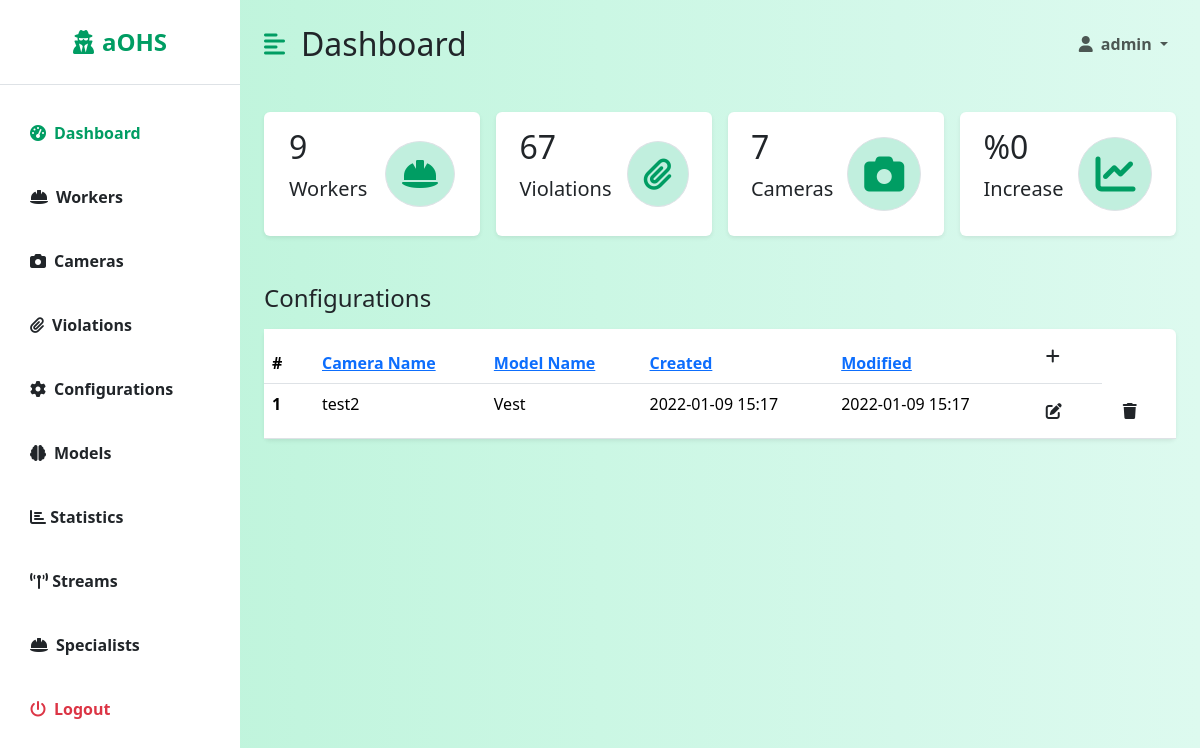
The app's page /dashboard/configurations/ (signed in), older data.
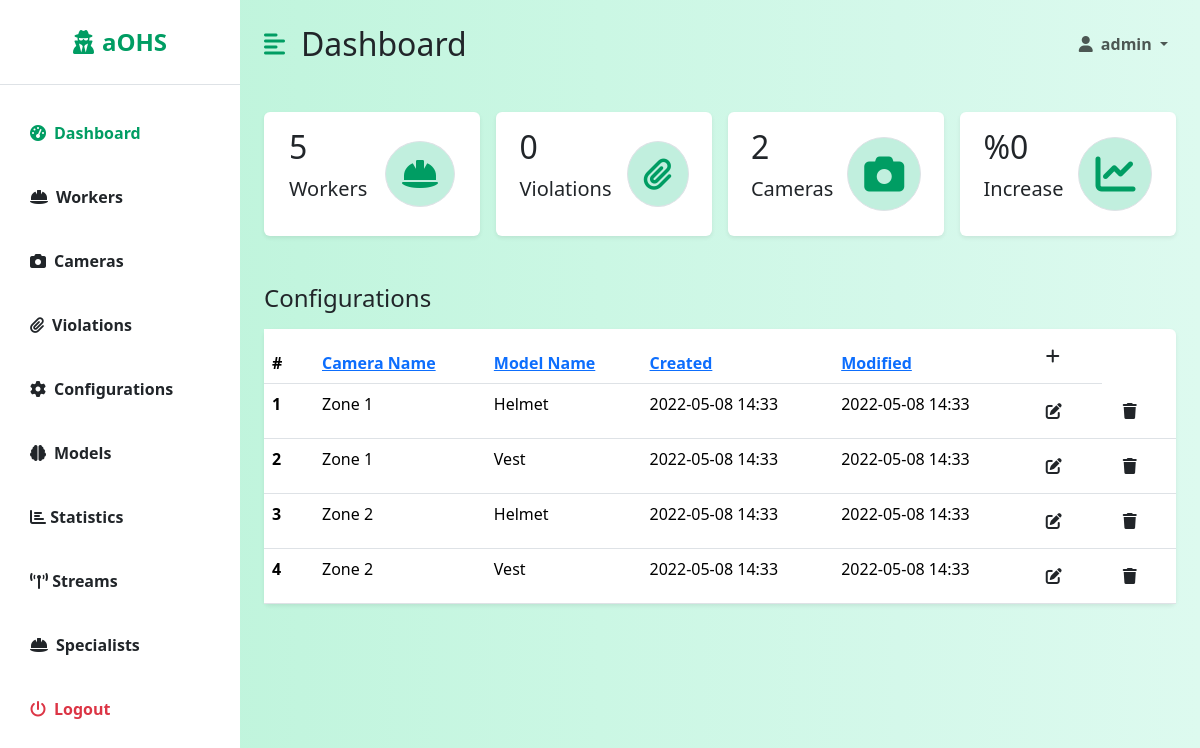
The same page, newer data.
### backend/models.py (models this page shows, shortened)
class Configuration(models.Model):
    id = models.AutoField(primary_key=True)
    cameraId = models.ForeignKey(Camera, on_delete=models.CASCADE, null=False)
    modelId = models.ForeignKey(Model, on_delete=models.CASCADE, null=False)
    violationCounter = models.IntegerField(default=0, null=False, blank=False)
    created = models.DateTimeField(auto_now_add=True)
    modified = models.DateTimeField(auto_now=True)

class Camera(models.Model):
    id = models.AutoField(primary_key=True)
    url = models.URLField(max_length=100)
    name = models.CharField(max_length=100, null=False)
    userId = models.ForeignKey(User, on_delete=models.DO_NOTHING, null=True)
    created = models.DateTimeField(auto_now_add=True)
    modified = models.DateTimeField(auto_now=True)
    active = models.BooleanField(default=False)
    def __str__(self):
        return str(self.name)

class Model(models.Model):
    id = models.AutoField(primary_key=True)
    name = models.CharField(max_length=100, null=False)
    path = models.CharField(max_length=100, null=False)
    created = models.DateTimeField(auto_now_add=True)
    modified = models.DateTimeField(auto_now=True)
    def __str__(self):
        return str(self.name)

### dashboard/views/configuration_views.py (the view, shortened to what this page needs)
# urls.py: path('configurations/', ConfigurationView.as_view(), name='configurationsList'),
class ConfigurationView(LoginRequiredMixin, View, GetCountsMixin):
    login_url = '/login/'
    redirect_field_name = 'redirect_to'
    def get(self, request):
        headers = ["Camera Name", "Model Name", "Created", "Modified"]
        configuration = Configuration.objects.all()
        if "Camera Name" in request.GET:
            configuration = Configuration.objects.all().order_by('cameraId__name')
        elif "Model Name" in request.GET:
            configuration = Configuration.objects.all().order_by('modelId__name')
        elif "Created" in request.GET:
            configuration = Configuration.objects.all().order_by('created')
        elif "Modified" in request.GET:
            configuration = Configuration.objects.all().order_by('modified')
        return render(request, 'dashboard/listConfiguration.html', {'headers': headers, 'data': configuration, 'counts': super().get_counts()})

### dashboard/views/mixins.py (called while the page is built)
    def get_counts(self):
        violations_in_this_week = Violation.objects.filter(valid=True, created__gte=datetime.now() - timedelta(days=7))
        violations_in_last_week = Violation.objects.filter(valid=True, created__gte=datetime.now() - timedelta(days=14),
                                                           created__lte=datetime.now() - timedelta(7))
        if len(violations_in_last_week) == 0:
            increase = 0
        else:
            increase = len(violations_in_this_week) - len(violations_in_last_week) / len(violations_in_last_week)
        counts = {
            'workers': Worker.objects.filter(active=True).count(),
            'violations': Violation.objects.filter(valid=True).count(),
            'cameras': Camera.objects.count(),
            'increase': increase,
        }
        return counts

### dashboard/templates/dashboard/listConfiguration.html
{% extends 'dashboard/dashboard.html' %}
{% block table %}
    <h3 class="fs-4 mb-3">Configurations</h3>
    <table class="table bg-white rounded shadow-sm  table-hover">
        <thead>
        <tr>
            <th scope="col" width="50">#</th>
            {% for header in headers %}
                <th scope="col"><a href="?{{ header }}">{{ header }}</a></th>
            {% endfor %}
            <th><a class="btn" href="/dashboard/configurations/add/"><i class="fa fa-plus"></i></a></th>
        </tr>
        </thead>
        <tbody>
        {% for datum in data %}
            <tr>
                <th scope="row">{{ forloop.counter }}</th>
                <td>{{ datum.cameraId }}</td>
                <td>{{ datum.modelId }}</td>
                <td>{{ datum.created | date:'Y-m-d H:i' }}</td>
                <td>{{ datum.modified | date:'Y-m-d H:i' }}</td>
                <th><a class="btn" href="/dashboard/configurations/edit/{{ datum.id }}/"><i class="fa fa-edit"></i></a>
                </th>
                <th><a class="btn" href="/dashboard/configurations/delete/{{ datum.id }}/"><i
                        class="fa fa-trash"></i></a></th>
            </tr>
        {% endfor %}
        </tbody>
    </table>
{% endblock %}

### dashboard/templates/dashboard/dashboard.html (shortened to what the changed rows need)
{% extends 'base.html' %}
{% block dashboard %}
    <div class="d-flex" id="wrapper">
        <div id="page-content-wrapper">
            <nav class="navbar navbar-expand-lg navbar-light bg-transparent py-4 px-4">
                <div class="d-flex align-items-center">
                    <h2 class="fs-2 m-0">Dashboard</h2>
                </div>
            </nav>
            <div class="container-fluid px-4">
                <div class="row g-3 my-2">
                    <div class="col-md-3">
                        <div class="p-3 bg-white shadow-sm d-flex justify-content-around align-items-center rounded">
                            <div>
                                <h3 class="fs-2">{{ counts.workers }}</h3>
                                <p class="fs-5">Workers</p>
                            </div>
                        </div>
                    </div>
                    <div class="col-md-3">
                        <div class="p-3 bg-white shadow-sm d-flex justify-content-around align-items-center rounded">
                            <div>
                                <h3 class="fs-2">{{ counts.violations }}</h3>
                                <p class="fs-5">Violations</p>
                            </div>
                        </div>
                    </div>
                    <div class="col-md-3">
                        <div class="p-3 bg-white shadow-sm d-flex justify-content-around align-items-center rounded">
                            <div>
                                <h3 class="fs-2">{{ counts.cameras }}</h3>
                                <p class="fs-5">Cameras</p>
                            </div>
                        </div>
                    </div>
                </div>
                <div class="row my-5">
                    <div class="col">
                        {% block table %}
                        {% endblock %}
                    </div>
                </div>
            </div>
        </div>
    </div>
{% endblock %}

Row changes from the older to the newer data that the page shows:
removed Configuration: cameraId "test2", modelId "Vest", created "2022-01-09 15:17", modified "2022-01-09 15:17"
added Configuration: cameraId "Zone 1", modelId "Helmet", created "2022-05-08 14:33", modified "2022-05-08 14:33"
added Configuration: cameraId "Zone 1", modelId "Vest", created "2022-05-08 14:33", modified "2022-05-08 14:33"
added Configuration: cameraId "Zone 2", modelId "Helmet", created "2022-05-08 14:33", modified "2022-05-08 14:33"
added Configuration: cameraId "Zone 2", modelId "Vest", created "2022-05-08 14:33", modified "2022-05-08 14:33"
Text that changed along with them:
{{ counts.workers }}: "9" → "5"
{{ counts.violations }}: "67" → "0"
{{ counts.cameras }}: "7" → "2"
